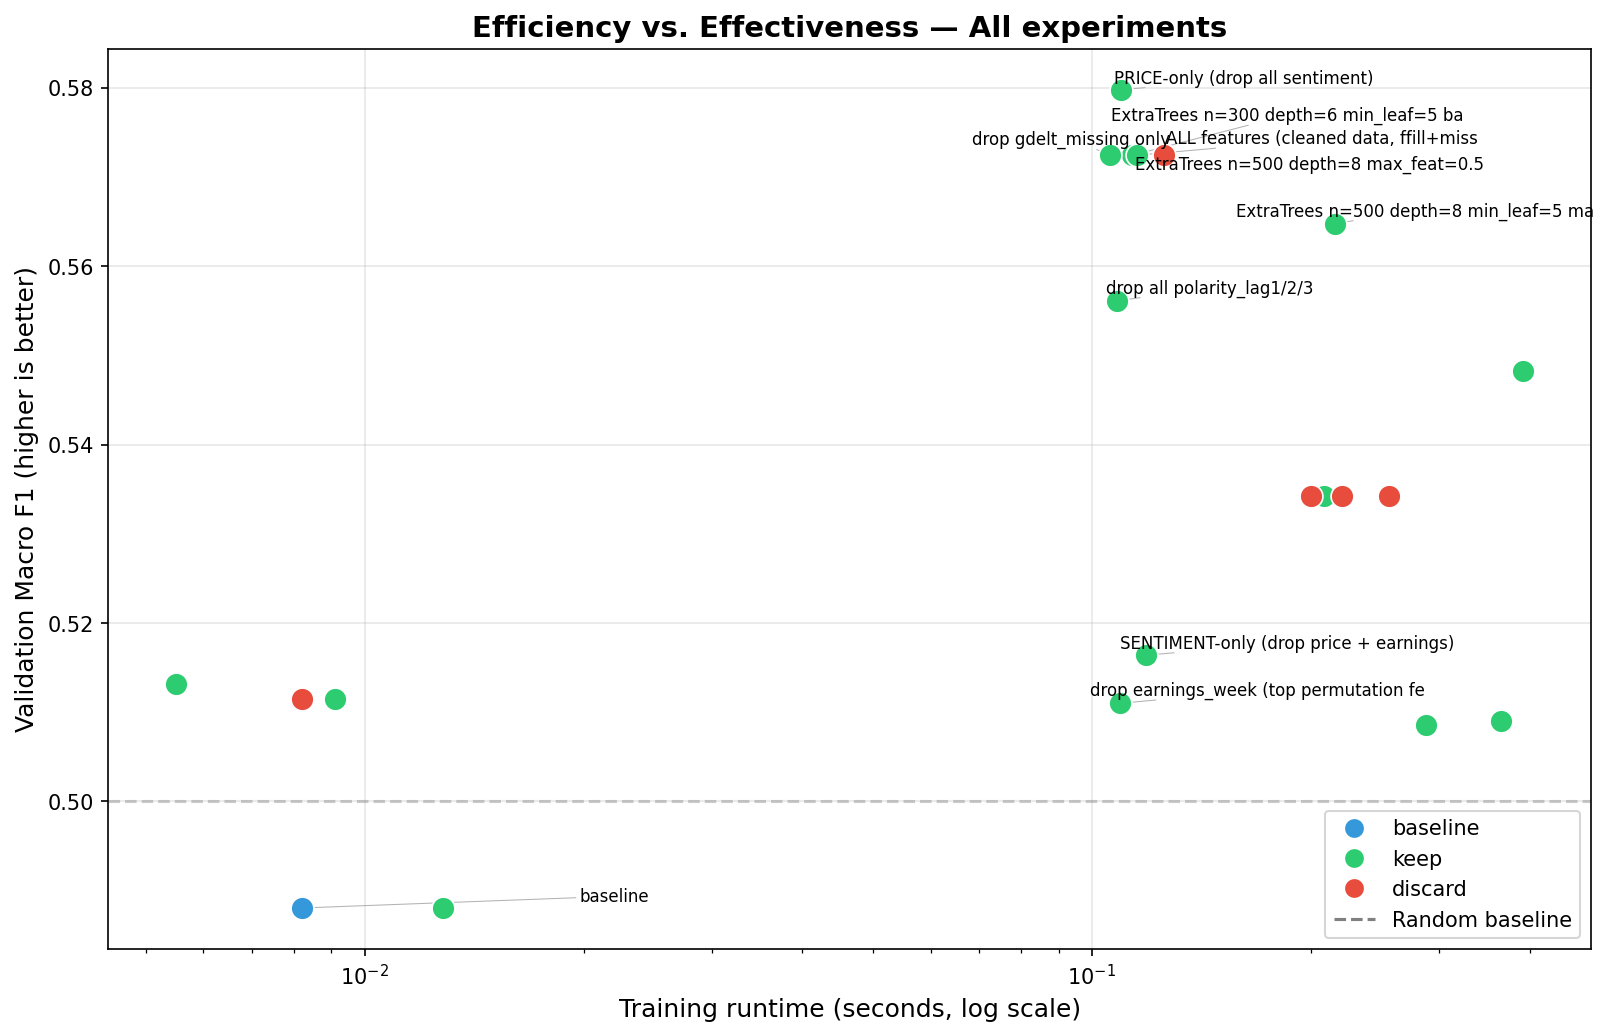

Python code for this plot:
"""Efficiency-vs-effectiveness scatter: val F1 vs training runtime per experiment."""
import csv
import matplotlib.pyplot as plt
from matplotlib.lines import Line2D
from adjustText import adjust_text

rows = []
with open("results.tsv") as f:
    for row in csv.DictReader(f, delimiter="\t"):
        rows.append(row)

COLORS = {"baseline": "#3498db", "keep": "#2ecc71", "discard": "#e74c3c"}

fig, ax = plt.subplots(figsize=(11, 7))
for row in rows:
    f1 = float(row["val_f1_macro"])
    rt = float(row["runtime_sec"])
    status = row["status"]
    ax.scatter(rt, f1, s=120,
               color=COLORS.get(status, "#888888"),
               edgecolors="white", linewidth=0.8, zorder=3)

# Annotate notable experiments (current best + ablation rows)
labels_to_show = []
for row in rows:
    f1 = float(row["val_f1_macro"])
    rt = float(row["runtime_sec"])
    desc = row["description"]
    if f1 >= 0.55 or "ablation:" in desc or "baseline" in desc:
        short = desc.replace("ablation: ", "")[:38]
        labels_to_show.append(ax.text(rt, f1, short, fontsize=8))

adjust_text(
    labels_to_show, 
    expand=(1.2, 1.4), 
    arrowprops=dict(arrowstyle="->", color="grey", lw=0.5, alpha=0.6)
)

ax.axhline(0.5, ls="--", color="grey", alpha=0.4, label="Random baseline (F1=0.5)")
ax.set_xscale("log")
ax.set_xlabel("Training runtime (seconds, log scale)", fontsize=12)
ax.set_ylabel("Validation Macro F1 (higher is better)", fontsize=12)
ax.set_title("Efficiency vs. Effectiveness — All experiments",
             fontsize=14, fontweight="bold")
ax.grid(True, alpha=0.3)


ax.legend(handles=[
    Line2D([0],[0], marker="o", color="w", markerfacecolor="#3498db",
           markersize=10, label="baseline"),
    Line2D([0],[0], marker="o", color="w", markerfacecolor="#2ecc71",
           markersize=10, label="keep"),
    Line2D([0],[0], marker="o", color="w", markerfacecolor="#e74c3c",
           markersize=10, label="discard"),
    Line2D([0],[0], ls="--", color="grey", label="Random baseline"),
], loc="lower right")

plt.tight_layout()
plt.savefig("efficiency_vs_effectiveness.png", dpi=150, bbox_inches="tight")
print("Saved efficiency_vs_effectiveness.png")
